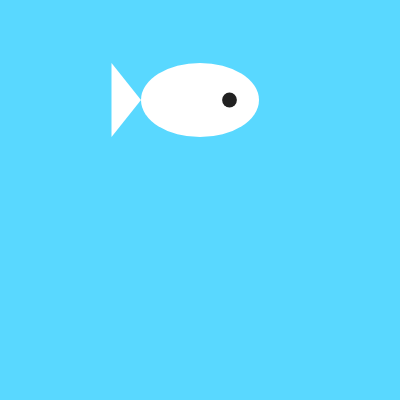
Frame 1 (no input)
Frame 60 (no input): identical to frame 1, image omitted
Frame 120 (the mouse pressed at the canvas centre since frame 60): identical to frame 1, image omitted

The p5.js sketch that drew this single still picture (run headless with seeded random() and noise() and a simulated clock; from frame 60 on, the mouse is pressed at the canvas centre):

// p5.js sketch
// ── sketch.js
function setup() {
    var debug = true;
    if (debug == true) {
      canvasX = 400;
      canvasY = 400;
    } else {
      canvasX = 1920;
      canvasY = 891;
    }
    createCanvas(canvasX, canvasY);
}

var drawFish = function() {



var centerX = 200;
var centerY = 100;
var bodyLength = 118;
var bodyHeight = 74;
var bodyColor = color(162, 0, 255);


         

}

function draw() {
    

background(89, 216, 255);

var drawFish = function drawFish(centerX, centerY,bodyLength,bodyHeight,r,g,b) {
    //var centerX = 200;
    //var centerY = 100;
    //var bodyLength = 118;
    //var bodyHeight = 74;
    var bodyColor = color(r,g,b);
    


    noStroke();
    fill(bodyColor);
    // body
    ellipse(centerX, centerY, bodyLength, bodyHeight);
    // tail
    var tailWidth = bodyLength/4;
    var tailHeight = bodyHeight/2;
    triangle(centerX-bodyLength/2, centerY,
             centerX-bodyLength/2-tailWidth, centerY-tailHeight,
             centerX-bodyLength/2-tailWidth, centerY+tailHeight);
    // eye
    fill(33, 33, 33);
    ellipse(centerX+bodyLength/4, centerY, bodyHeight/5, bodyHeight/5);
};
drawFish(200,100,118,74,255,255,255);



         
   
}
  
